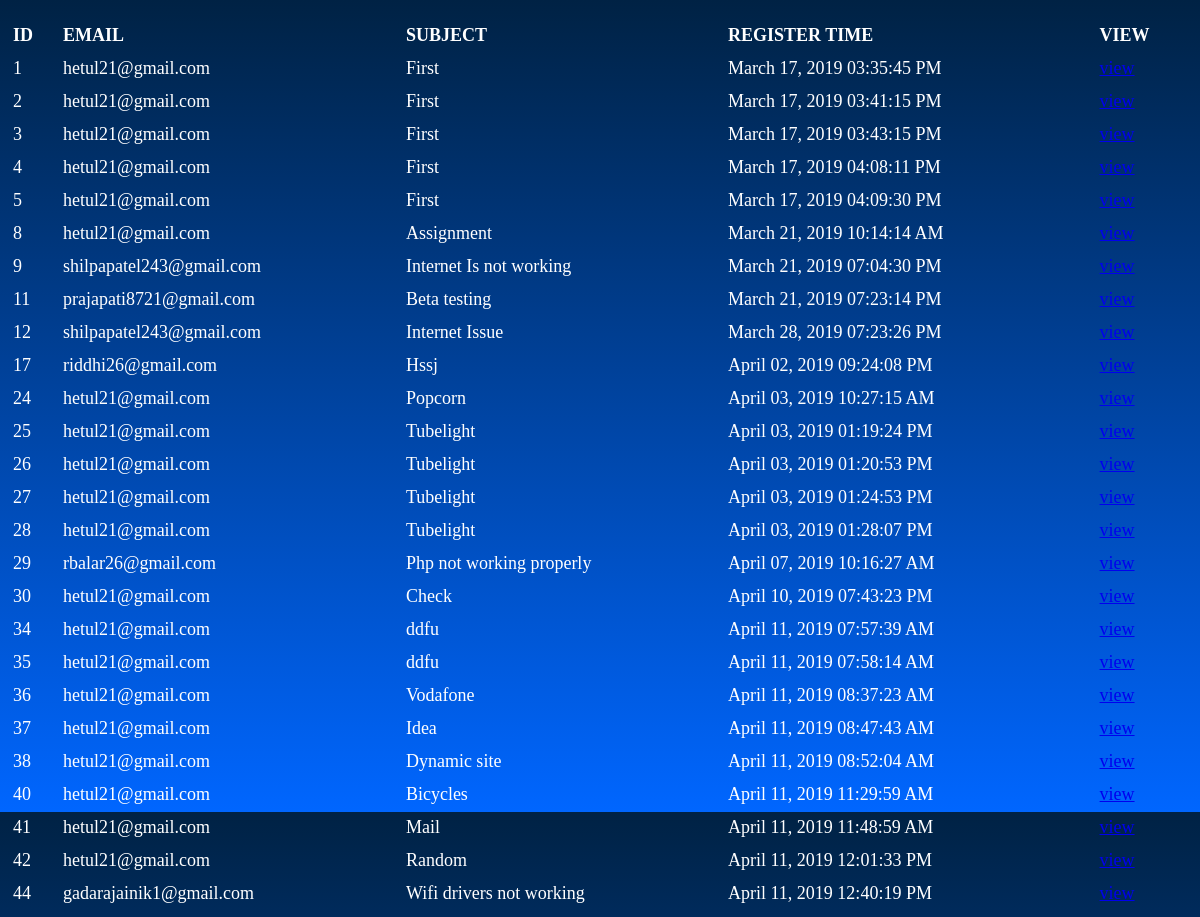
The app's page /admin/viewasgn/viewasgn.php (signed in) with its own data.
### tables this page shows
CREATE TABLE `issue` (
  `id` int(5) UNSIGNED NOT NULL,
  `password` varchar(10) DEFAULT NULL,
  `email` varchar(30) NOT NULL,
  `subject` varchar(50) NOT NULL,
  `description` varchar(255) DEFAULT NULL,
  `registertime` int(11) UNSIGNED NOT NULL,
  `resolvetime` int(11) DEFAULT NULL,
  `assignment` varchar(10) DEFAULT NULL,
  `resolution` varchar(255) DEFAULT NULL
);

### admin/viewasgn/viewasgn.php (the view, shortened to what this page needs)
<?php
	if(!isset($_SESSION['logged']) || $_SESSION['logged'] != "yes")
	{
		header('Location: sessionExpiry.html');
	}
	else
	{
?>
<?php
	$connection=new mysqli("localhost","root","","itticket");
	$result=$connection->query("select * from issue where resolution IS NULL");
?>
<!DOCTYPE html>
<html>
<head>
	<link rel="stylesheet" type="text/css" href="styletable.css">
</head>
<body>
	<form>
		<table class="table" cellspacing="4" cellpadding="4" align="center">
			<tr>
				<td><b>ID</b></td><td><b>EMAIL</b></td><td><b>SUBJECT</b></td><td><b>REGISTER TIME</b></td><td><b>VIEW</b></td>
			</tr>
		    <?php
			while($result1=$result->fetch_object())
			{
				if($result1->resolvetime == NULL)
				{
					?>
					<tr>
						<td><?php echo $result1->id?></td>
						<td><?php echo $result1->email?></td>
						<td><?php echo $result1->subject?></td>
						<td><?php echo (date("F d, Y h:i:s A", $result1->registertime))?></td>
						<td><a href="view.php?id=<?php echo $result1->id;?>">view</a</td>
					</tr>
					<?php
				}
			}
			?>
		</table>
	</form>
</body>
</html>
<?php
	}
?>

### admin/viewasgn/styletable.css (style rules this page uses)
body { font-family: Josefin; color: white; margin: 0; background-image: linear-gradient(to top, #0066ff, #002244); background-position: center center; background-size: cover; background-blend-mode: color; height: 800px; }
.table { width: 100%; background: none; color: white; padding: 5px; font-size: 18px; cursor: pointer; margin: 12px 0; }

### records on screen
issue: id "1", email "hetul21@gmail.com", subject "First", registertime "March 17, 2019 03:35:45 PM"
issue: id "2", email "hetul21@gmail.com", subject "First", registertime "March 17, 2019 03:41:15 PM"
issue: id "3", email "hetul21@gmail.com", subject "First", registertime "March 17, 2019 03:43:15 PM"
issue: id "4", email "hetul21@gmail.com", subject "First", registertime "March 17, 2019 04:08:11 PM"
issue: id "5", email "hetul21@gmail.com", subject "First", registertime "March 17, 2019 04:09:30 PM"
issue: id "8", email "hetul21@gmail.com", subject "Assignment", registertime "March 21, 2019 10:14:14 AM"
issue: id "9", email "shilpapatel243@gmail.com", subject "Internet Is not working", registertime "March 21, 2019 07:04:30 PM"
issue: id "11", email "prajapati8721@gmail.com", subject "Beta testing", registertime "March 21, 2019 07:23:14 PM"
issue: id "12", email "shilpapatel243@gmail.com", subject "Internet Issue", registertime "March 28, 2019 07:23:26 PM"
issue: id "17", email "riddhi26@gmail.com", subject "Hssj", registertime "April 02, 2019 09:24:08 PM"
issue: id "24", email "hetul21@gmail.com", subject "Popcorn", registertime "April 03, 2019 10:27:15 AM"
issue: id "25", email "hetul21@gmail.com", subject "Tubelight", registertime "April 03, 2019 01:19:24 PM"
issue: id "26", email "hetul21@gmail.com", subject "Tubelight", registertime "April 03, 2019 01:20:53 PM"
issue: id "27", email "hetul21@gmail.com", subject "Tubelight", registertime "April 03, 2019 01:24:53 PM"
issue: id "28", email "hetul21@gmail.com", subject "Tubelight", registertime "April 03, 2019 01:28:07 PM"
issue: id "29", email "rbalar26@gmail.com", subject "Php not working properly", registertime "April 07, 2019 10:16:27 AM"
issue: id "30", email "hetul21@gmail.com", subject "Check", registertime "April 10, 2019 07:43:23 PM"
issue: id "34", email "hetul21@gmail.com", subject "ddfu", registertime "April 11, 2019 07:57:39 AM"
issue: id "35", email "hetul21@gmail.com", subject "ddfu", registertime "April 11, 2019 07:58:14 AM"
issue: id "36", email "hetul21@gmail.com", subject "Vodafone", registertime "April 11, 2019 08:37:23 AM"
issue: id "37", email "hetul21@gmail.com", subject "Idea", registertime "April 11, 2019 08:47:43 AM"
issue: id "38", email "hetul21@gmail.com", subject "Dynamic site", registertime "April 11, 2019 08:52:04 AM"
issue: id "40", email "hetul21@gmail.com", subject "Bicycles", registertime "April 11, 2019 11:29:59 AM"
issue: id "41", email "hetul21@gmail.com", subject "Mail", registertime "April 11, 2019 11:48:59 AM"
issue: id "42", email "hetul21@gmail.com", subject "Random", registertime "April 11, 2019 12:01:33 PM"
issue: id "44", email "gadarajainik1@gmail.com", subject "Wifi drivers not working", registertime "April 11, 2019 12:40:19 PM"
